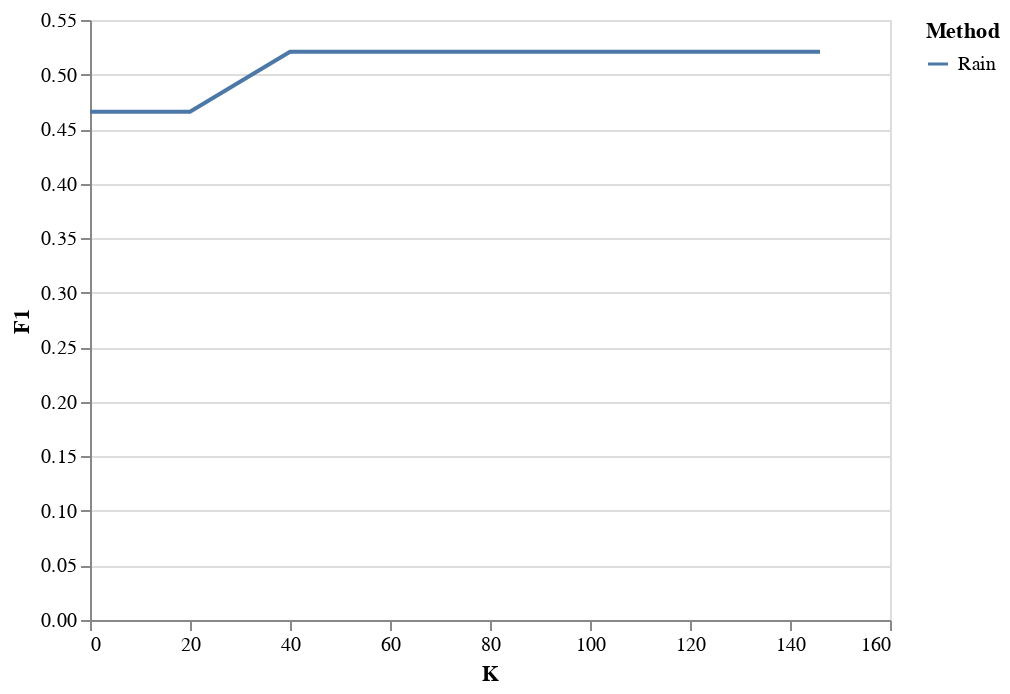

This figure's notebook cell:
### Code cell
alt.Chart(pd.concat([df_rain_test])).mark_line().encode(
    alt.X('K:Q', axis=alt.Axis(tickCount=df_rain_test.shape[0], grid=False)),
    alt.Y("F1:Q"),
    color = "Method"
)

### Figure 1 — Vega-Lite specification as saved in the notebook (floating-point values rounded to 4 significant figures)
{"config": {"view": {"continuousWidth": 400, "continuousHeight": 300}}, "data": {"name": "data-1cf08e51e893024a3ad5e700161b0231"}, "mark": "line", "encoding": {"color": {"type": "nominal", "field": "Method"}, "x": {"type": "quantitative", "axis": {"grid": false, "tickCount": 9}, "field": "K"}, "y": {"type": "quantitative", "field": "F1"}}, "$schema": "https://vega.github.io/schema/vega-lite/v4.8.1.json", "datasets": {"data-1cf08e51e893024a3ad5e700161b0231": [{"F1": 0.4658, "K": 0, "Method": "Rain"}, {"F1": 0.4658, "K": 20, "Method": "Rain"}, {"F1": 0.5209, "K": 40, "Method": "Rain"}, {"F1": 0.5209, "K": 60, "Method": "Rain"}, {"F1": 0.5209, "K": 80, "Method": "Rain"}, {"F1": 0.5209, "K": 100, "Method": "Rain"}, {"F1": 0.5209, "K": 120, "Method": "Rain"}, {"F1": 0.5209, "K": 140, "Method": "Rain"}, {"F1": 0.5209, "K": 146, "Method": "Rain"}]}}
